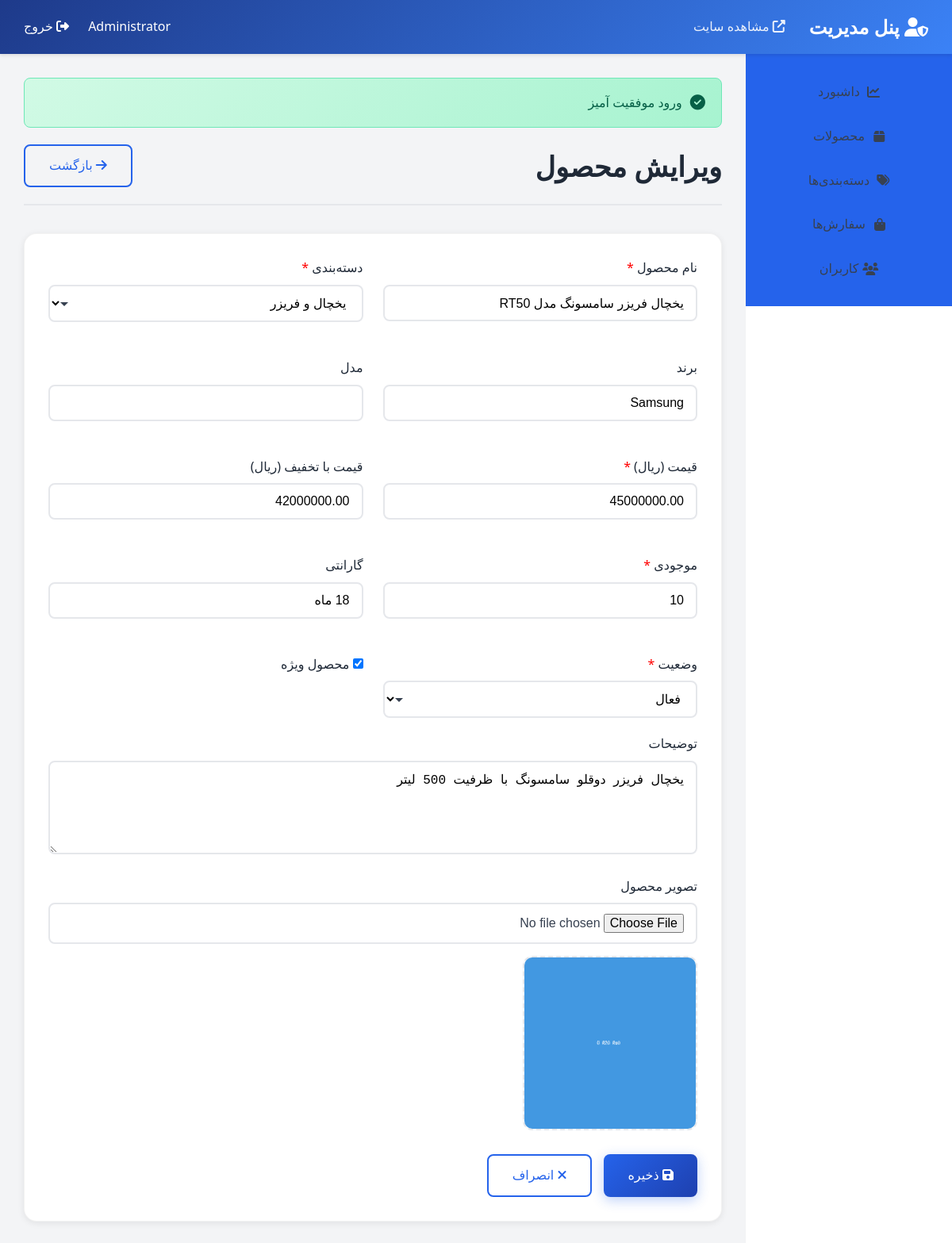
Screenshot of /admin/product-edit.php?id=1 (signed in) with the database file from the repository.
### tables this page shows
CREATE TABLE IF NOT EXISTS users (
    id INT AUTO_INCREMENT PRIMARY KEY,
    username VARCHAR(50) NOT NULL UNIQUE,
    email VARCHAR(100) NOT NULL UNIQUE,
    password VARCHAR(255) NOT NULL,
    full_name VARCHAR(100) NOT NULL,
    phone VARCHAR(20),
    address TEXT,
    city VARCHAR(50),
    postal_code VARCHAR(20),
    role ENUM('admin', 'customer') DEFAULT 'customer',
    status ENUM('active', 'inactive', 'banned') DEFAULT 'active',
    created_at TIMESTAMP DEFAULT CURRENT_TIMESTAMP,
    updated_at TIMESTAMP DEFAULT CURRENT_TIMESTAMP ON UPDATE CURRENT_TIMESTAMP,
    INDEX idx_username (username),
    INDEX idx_email (email),
    INDEX idx_role (role)
);

CREATE TABLE IF NOT EXISTS products (
    id INT AUTO_INCREMENT PRIMARY KEY,
    category_id INT NOT NULL,
    name VARCHAR(200) NOT NULL,
    description TEXT,
    price DECIMAL(10, 2) NOT NULL,
    discount_price DECIMAL(10, 2) DEFAULT NULL,
    stock INT DEFAULT 0,
    image VARCHAR(255),
    brand VARCHAR(100),
    model VARCHAR(100),
    warranty VARCHAR(100),
    status ENUM('active', 'inactive', 'out_of_stock') DEFAULT 'active',
    featured TINYINT(1) DEFAULT 0,
    created_at TIMESTAMP DEFAULT CURRENT_TIMESTAMP,
    updated_at TIMESTAMP DEFAULT CURRENT_TIMESTAMP ON UPDATE CURRENT_TIMESTAMP,
    FOREIGN KEY (category_id) REFERENCES categories(id) ON DELETE CASCADE,
    INDEX idx_category (category_id),
    INDEX idx_status (status),
    INDEX idx_featured (featured),
    INDEX idx_price (price)
);

CREATE TABLE IF NOT EXISTS categories (
    id INT AUTO_INCREMENT PRIMARY KEY,
    name VARCHAR(100) NOT NULL,
    description TEXT,
    image VARCHAR(255),
    parent_id INT DEFAULT NULL,
    status ENUM('active', 'inactive') DEFAULT 'active',
    created_at TIMESTAMP DEFAULT CURRENT_TIMESTAMP,
    updated_at TIMESTAMP DEFAULT CURRENT_TIMESTAMP ON UPDATE CURRENT_TIMESTAMP,
    FOREIGN KEY (parent_id) REFERENCES categories(id) ON DELETE SET NULL,
    INDEX idx_status (status),
    INDEX idx_parent (parent_id)
);

### includes/functions.php (called while the page is built, shortened)
<?php
function isLoggedIn() {
    return isset($_SESSION['user_id']);
}
function getCurrentUserId() {
    return $_SESSION['user_id'] ?? null;
}
function getCurrentUser() {
    $db = getDB();
    $userId = getCurrentUserId();
    $stmt = $db->prepare("SELECT id, username, email, full_name, phone, address, city, postal_code, role FROM users WHERE id = ?");
    $stmt->bind_param("i", $userId);
    $stmt->execute();
    $result = $stmt->get_result();
    return $result->fetch_assoc();
}
function getFlashMessage() {
    if (isset($_SESSION['flash_message'])) {
        $flash = $_SESSION['flash_message'];
        return $flash;
    }
    return null;
}

### includes/db.php (called while the page is built, shortened)
<?php
class Database {
    private static $instance = null;
    private $connection;
    private function __construct() {
        try {
            $this->connection = new mysqli(DB_HOST, DB_USER, DB_PASS, DB_NAME);
            $this->connection->set_charset("utf8mb4");
        } catch (Exception $e) {
            die("Database connection error: " . $e->getMessage());
        }
    }
    public static function getInstance() {
        if (self::$instance === null) {
            self::$instance = new self();
        }
        return self::$instance;
    }
    public function prepare($sql) {
        return $this->connection->prepare($sql);
    }
}
function getDB() {
    return Database::getInstance();
}

### includes/Product.php (called while the page is built, shortened)
<?php
require_once __DIR__ . '/db.php';
require_once __DIR__ . '/functions.php';
class Product {
    private $db;
    public function __construct() {
        $this->db = getDB();
    }
    public function getProductById($id) {
        $stmt = $this->db->prepare("SELECT p.*, c.name as category_name FROM products p LEFT JOIN categories c ON p.category_id = c.id WHERE p.id = ?");
        $stmt->bind_param("i", $id);
        $stmt->execute();
        $result = $stmt->get_result();
        return $result->fetch_assoc();
    }
}

### includes/Category.php (called while the page is built, shortened)
<?php
require_once __DIR__ . '/db.php';
class Category {
    private $db;
    public function __construct() {
        $this->db = getDB();
    }
    public function getAll($status = 'active') {
        if ($status === 'all') {
            $stmt = $this->db->prepare("SELECT * FROM categories ORDER BY name ASC");
            $stmt->execute();
        } else {
            $stmt = $this->db->prepare("SELECT * FROM categories WHERE status = ? ORDER BY name ASC");
            $stmt->bind_param("s", $status);
            $stmt->execute();
        }
        $result = $stmt->get_result();
        $categories = [];
        while ($row = $result->fetch_assoc()) {
            $categories[] = $row;
        }
        return $categories;
    }
}

### admin/product-edit.php (the view, shortened to what this page needs)
<?php
require_once __DIR__ . '/../includes/db.php';
require_once __DIR__ . '/../includes/functions.php';
require_once __DIR__ . '/../includes/Product.php';
require_once __DIR__ . '/../includes/Category.php';
$productObj = new Product();
$categoryObj = new Category();
$isEdit = isset($_GET['id']);
if ($isEdit) {
    $product = $productObj->getProductById(intval($_GET['id']));
}
$categories = $categoryObj->getAll('all');
$pageTitle = $isEdit ? 'ویرایش محصول' : 'افزودن محصول جدید';
require_once 'header.php';
?>
<div class="page-header">
    <h1 class="page-title"><?php echo $pageTitle; ?></h1>
    <a href="<?php echo ADMIN_URL; ?>/products.php" class="btn btn-outline">
        <i class="fas fa-arrow-right"></i> بازگشت
    </a>
</div>
<div class="admin-card">
    <form method="POST" action="" enctype="multipart/form-data">
        <div class="form-grid">
            <div class="form-group">
                <label class="form-label">نام محصول <span style="color: red;">*</span></label>
                <input type="text" name="name" class="form-control" required
                       value="<?php echo $product ? htmlspecialchars($product['name']) : ''; ?>">
            </div>
            <div class="form-group">
                <label class="form-label">دسته‌بندی <span style="color: red;">*</span></label>
                <select name="category_id" class="form-control" required>
                    <?php foreach ($categories as $cat): ?>
                        <option value="<?php echo $cat['id']; ?>"
                                <?php echo ($product && $product['category_id'] == $cat['id']) ? 'selected' : ''; ?>>
                            <?php echo htmlspecialchars($cat['name']); ?>
                        </option>
                    <?php endforeach; ?>
                </select>
            </div>
            <div class="form-group">
                <label class="form-label">برند</label>
                <input type="text" name="brand" class="form-control"
                       value="<?php echo $product ? htmlspecialchars($product['brand'] ?? '') : ''; ?>">
            </div>
            <div class="form-group">
                <label class="form-label">مدل</label>
                <input type="text" name="model" class="form-control"
                       value="<?php echo $product ? htmlspecialchars($product['model'] ?? '') : ''; ?>">
            </div>
            <div class="form-group">
                <label class="form-label">قیمت (ریال) <span style="color: red;">*</span></label>
                <input type="number" name="price" class="form-control" required min="0" step="1000"
                       value="<?php echo $product ? $product['price'] : ''; ?>">
            </div>
            <div class="form-group">
                <label class="form-label">قیمت با تخفیف (ریال)</label>
                <input type="number" name="discount_price" class="form-control" min="0" step="1000"
                       value="<?php echo $product && $product['discount_price'] ? $product['discount_price'] : ''; ?>">
            </div>
            <div class="form-group">
                <label class="form-label">موجودی <span style="color: red;">*</span></label>
                <input type="number" name="stock" class="form-control" required min="0"
                       value="<?php echo $product ? $product['stock'] : '0'; ?>">
            </div>
            <div class="form-group">
                <label class="form-label">گارانتی</label>
                <input type="text" name="warranty" class="form-control"
                       value="<?php echo $product ? htmlspecialchars($product['warranty'] ?? '') : ''; ?>">
            </div>
            <div class="form-group">
                <label class="form-label">وضعیت <span style="color: red;">*</span></label>
                <select name="status" class="form-control" required>
                    <option value="active" <?php echo ($product && $product['status'] == 'active') ? 'selected' : ''; ?>>فعال</option>
                </select>
            </div>
            <div class="form-group">
                <label class="form-label">
                    <input type="checkbox" name="featured" value="1" <?php echo ($product && $product['featured']) ? 'checked' : ''; ?>>
                    محصول ویژه
                </label>
            </div>
        </div>
        <div class="form-group">
            <label class="form-label">توضیحات</label>
            <textarea name="description" class="form-control" rows="5"><?php echo $product ? htmlspecialchars($product['description'] ?? '') : ''; ?></textarea>
        </div>
        <div class="form-group">
            <label class="form-label">تصویر محصول</label>
            <input type="file" name="image" class="form-control image-upload" accept="image/*" data-preview="#image-preview">
            <div class="image-preview" id="image-preview">
                <?php if ($product && $product['image']): ?>
                    <img src="<?php echo SITE_URL; ?>/uploads/products/<?php echo htmlspecialchars($product['image']); ?>" alt="Preview">
                <?php else: ?>
                    <i class="fas fa-image" style="font-size: 3rem; color: var(--text-light);"></i>
                <?php endif; ?>
            </div>
        </div>
        <div style="display: flex; gap: 15px; margin-top: 30px;">
            <button type="submit" class="btn btn-primary">
                <i class="fas fa-save"></i> ذخیره
            </button>
            <a href="<?php echo ADMIN_URL; ?>/products.php" class="btn btn-outline">
                <i class="fas fa-times"></i> انصراف
            </a>
        </div>
    </form>
</div>
<?php require_once 'footer.php'; ?>

### admin/header.php (shortened to what this page needs)
<?php
require_once __DIR__ . '/../includes/db.php';
require_once __DIR__ . '/../includes/functions.php';
$currentUser = getCurrentUser();
?>
<!DOCTYPE html>
<html lang="fa">
<head>
    <link rel="stylesheet" href="<?php echo SITE_URL; ?>/assets/css/style.css">
    <link rel="stylesheet" href="<?php echo SITE_URL; ?>/assets/css/admin.css">
    <link rel="stylesheet" href="https://cdnjs.cloudflare.com/ajax/libs/font-awesome/6.4.0/css/all.min.css">
</head>
<body style="background: #f3f4f6;">
    <header style="background: linear-gradient(135deg, #1e3a8a, #3b82f6); box-shadow: 0 2px 4px rgba(0,0,0,0.1);">
        <div style="padding: 15px 30px; display: flex; justify-content: space-between; align-items: center;">
            <div style="display: flex; align-items: center; gap: 30px;">
                <h1 style="color: white; font-size: 1.5rem; margin: 0;">
                    <i class="fas fa-user-shield"></i> پنل مدیریت
                </h1>
                <a href="<?php echo SITE_URL; ?>/public/index.php" target="_blank" style="color: white; opacity: 0.9;">
                    <i class="fas fa-external-link-alt"></i> مشاهده سایت
                </a>
            </div>
            <div style="color: white;">
                <span><?php echo htmlspecialchars($currentUser['full_name']); ?></span>
                <a href="<?php echo SITE_URL; ?>/public/logout.php" style="color: white; margin-right: 20px;">
                    <i class="fas fa-sign-out-alt"></i> خروج
                </a>
            </div>
        </div>
    </header>
    <div style="display: flex; min-height: calc(100vh - 60px);">
        <aside style="width: 260px; background: white; box-shadow: 2px 0 4px rgba(0,0,0,0.05);">
            <nav style="padding: 20px 0;">
                <ul style="list-style: none; padding: 0; margin: 0;">
                    <li>
                        <a href="<?php echo ADMIN_URL; ?>/index.php" style="display: flex; align-items: center; padding: 15px 25px; color: var(--text-color); transition: all 0.3s;">
                            <i class="fas fa-chart-line" style="width: 25px;"></i>
                            <span>داشبورد</span>
                        </a>
                    </li>
                    <li>
                        <a href="<?php echo ADMIN_URL; ?>/products.php" style="display: flex; align-items: center; padding: 15px 25px; color: var(--text-color); transition: all 0.3s;">
                            <i class="fas fa-box" style="width: 25px;"></i>
                            <span>محصولات</span>
                        </a>
                    </li>
                    <li>
                        <a href="<?php echo ADMIN_URL; ?>/categories.php" style="display: flex; align-items: center; padding: 15px 25px; color: var(--text-color); transition: all 0.3s;">
                            <i class="fas fa-tags" style="width: 25px;"></i>
                            <span>دسته‌بندی‌ها</span>
                        </a>
                    </li>
                    <li>
                        <a href="<?php echo ADMIN_URL; ?>/orders.php" style="display: flex; align-items: center; padding: 15px 25px; color: var(--text-color); transition: all 0.3s;">
                            <i class="fas fa-shopping-bag" style="width: 25px;"></i>
                            <span>سفارش‌ها</span>
                        </a>
                    </li>
                    <li>
                        <a href="<?php echo ADMIN_URL; ?>/users.php" style="display: flex; align-items: center; padding: 15px 25px; color: var(--text-color); transition: all 0.3s;">
                            <i class="fas fa-users" style="width: 25px;"></i>
                            <span>کاربران</span>
                        </a>
                    </li>
                </ul>
            </nav>
        </aside>
        <main style="flex: 1; padding: 30px;">
            <?php
            $flash = getFlashMessage();
            if ($flash):
            ?>
                <div class="alert alert-<?php echo $flash['type']; ?>" style="margin-bottom: 20px;">
                    <?php echo htmlspecialchars($flash['message']); ?>
                </div>
            <?php endif; ?>

### rows the page displays
users: full_name "Administrator"
products: name "یخچال فریزر سامسونگ مدل RT50", category_id "یخچال و فریزر", brand "Samsung", price "45000000.00", discount_price "42000000.00", stock "10", warranty "18 ماه", status "فعال", featured "☑", description "یخچال فریزر دوقلو سامسونگ با ظرفیت 500 لیتر", image (picture)

### other values shown
$flash['message'] "ورود موفقیت آمیز"
$pageTitle "ویرایش محصول"
